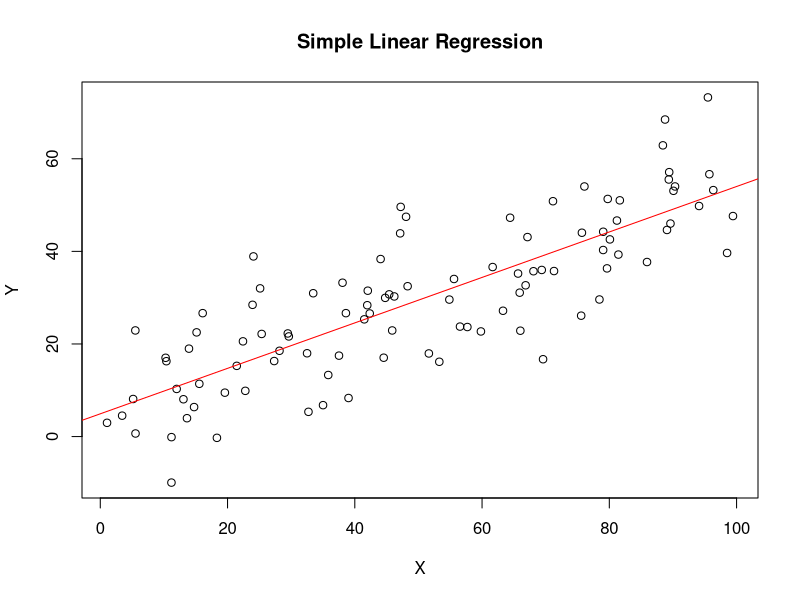
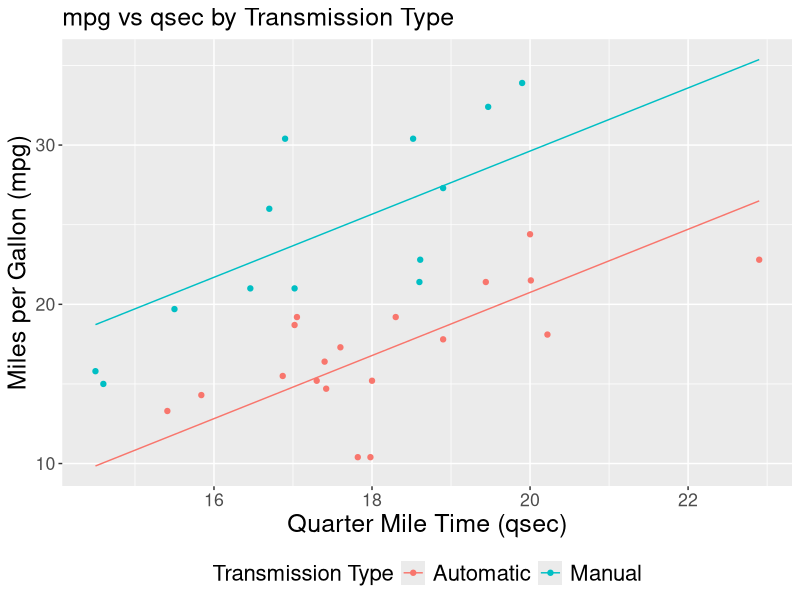
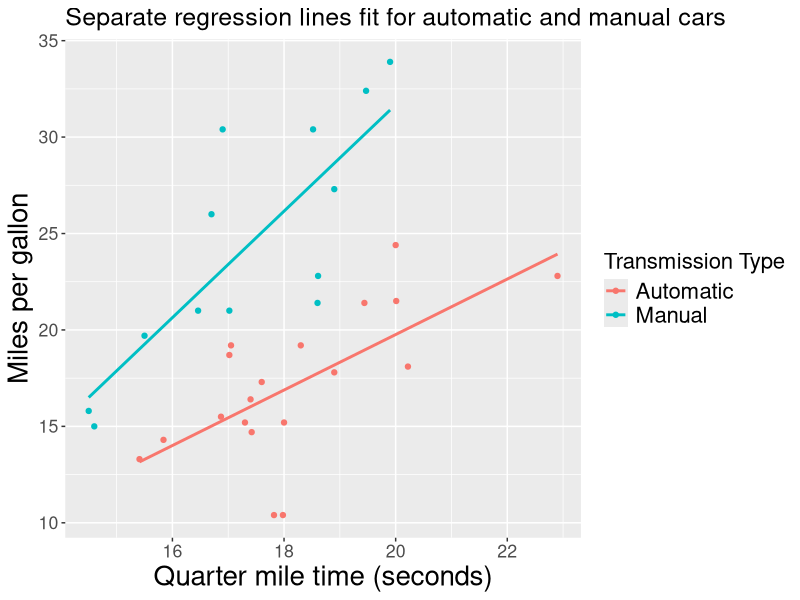
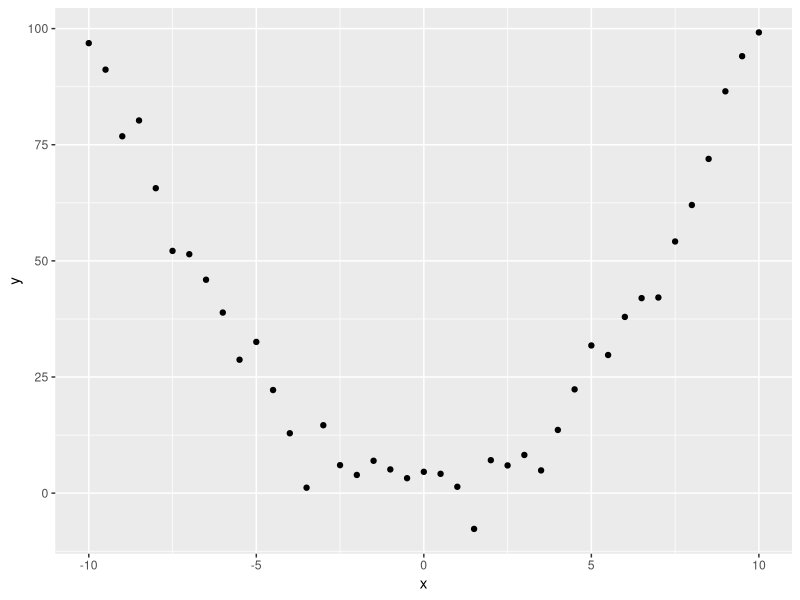
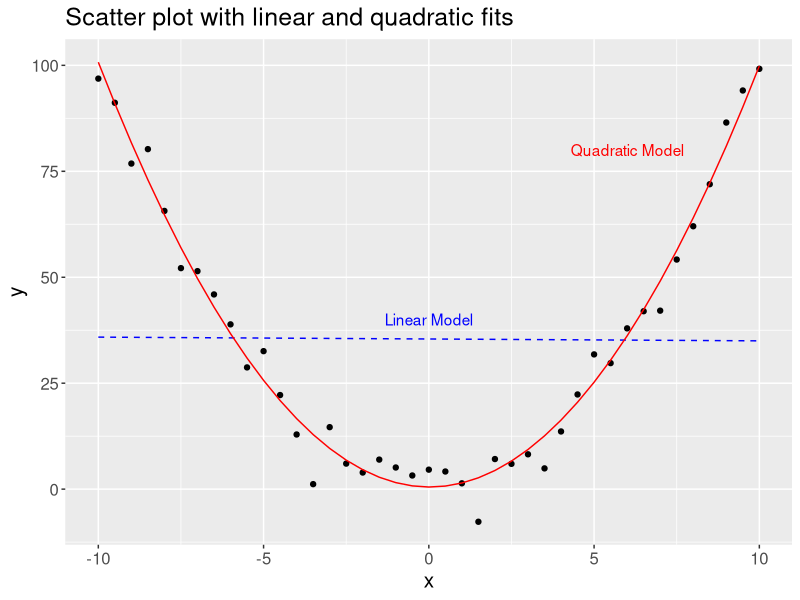
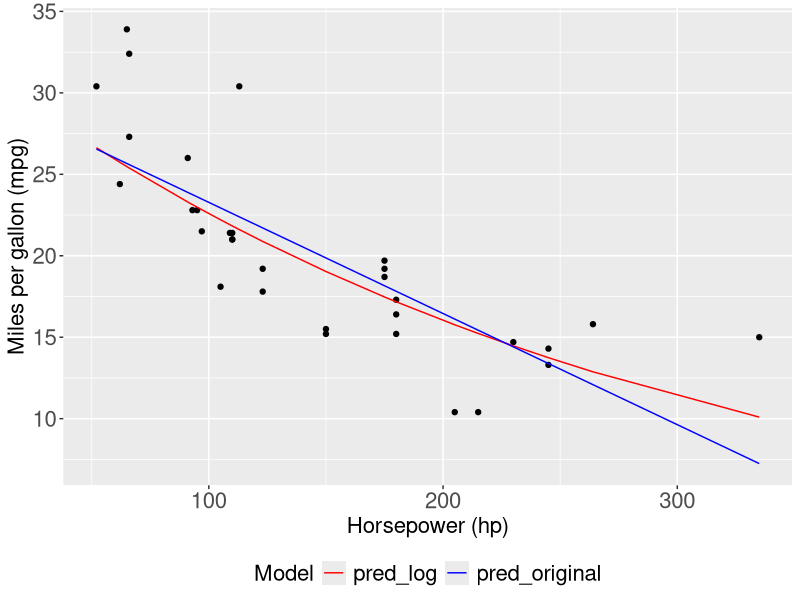

Write the R code that produced these figures, in order. (Note: this script raises an error after producing the figures.)
###### Exercise 12.1 #######
# Set seed for reproducibility
set.seed(123)
# Generate independent variable X
X = runif(100, min = 1, max = 100) # 100 random uniform numbers between 1 and 100
# Generate some noise
noise = rnorm(100, mean = 0, sd = 10) # 100 random normal numbers with mean 0 and standard deviation 10
# Generate dependent variable Y
Y = 5 + 0.5 * X + noise 
# Combine X and Y into a data frame
data = data.frame(X, Y)

# Fit a simple linear regression model
model = lm(Y ~ X, data = data)
# Print the model summary
summary(model)

# Plot the data
plot(data$X, data$Y, main = "Simple Linear Regression", xlab = "X", ylab = "Y")
# Add the fitted regression line
abline(model, col = "red")



###### Exercise 12.2 #######
# Load the data
data(mtcars)

# Build the model
model = lm(mpg ~ cyl + hp + wt, data = mtcars)

# Print the summary of the model
summary(model)


###### Exercise 12.3 #######
# Create the dataset
set.seed(123)
x1 = rnorm(100)
x2 = -3 * x1 + rnorm(100)
y = 2 + x1 + x2 + rnorm(100)

df = data.frame(y = y, x1 = x1, x2 = x2)

# Single linear regression
single_reg = lm(y ~ x1, data = df)
summary(single_reg)

# Multiple linear regression
multi_reg = lm(y ~ x1 + x2, data = df)
summary(multi_reg)

###########
# Fit the model
model <- lm(mpg ~ qsec + am, data = mtcars)

# Display the summary of the model
summary(model)

# Convert am to categorical var
mtcars$am_cat = as.factor(mtcars$am)

# Fit the model
model <- lm(mpg ~ qsec + am_cat, data = mtcars)

# Display the summary of the model
summary(model)

# Load required library
library(ggplot2)

# Create new data frame for the predictions
newdata = data.frame(qsec = seq(min(mtcars$qsec), max(mtcars$qsec), length.out = 100),
                      am_cat = c(rep(0, 100), rep(1, 100)))
newdata$am_cat = as.factor(newdata$am_cat)

# Get predictions
newdata$mpg_pred = predict(model, newdata)

# Plot the data and the regression lines
ggplot(data = mtcars, aes(x = qsec, y = mpg, color = am_cat)) +
  geom_point() +
  geom_line(data = newdata, aes(y = mpg_pred)) +
  labs(title = "mpg vs qsec by Transmission Type",
       x = "Quarter Mile Time (qsec)",
       y = "Miles per Gallon (mpg)",
       color = "Transmission Type") +
  scale_color_discrete(labels = c("Automatic", "Manual")) +
  theme(text = element_text(size = 16),  # Default text size
        title = element_text(size = 15),  # Title size
        axis.title = element_text(size = 18),  # Axis title size
        legend.title = element_text(size = 16),  # Legend title size
        legend.text = element_text(size = 16), # Legend text size
        legend.position = "bottom")  # Legend position

# Adding interaction term
model_interaction <- lm(mpg ~ qsec * am_cat, data = mtcars)

# Print model summary
summary(model_interaction)

# Create scatter plot with two intersecting lines
ggplot(mtcars, aes(x = qsec, y = mpg, color = as.factor(am_cat))) +
  geom_point() +
  geom_smooth(method = "lm", se = FALSE) + # fit separate regression lines per group
  scale_color_discrete(name = "Transmission Type",
                       labels = c("Automatic", "Manual")) +
  labs(x = "Quarter mile time (seconds)",
       y = "Miles per gallon",
       title = "Separate regression lines fit for automatic and manual cars") +
  theme(text = element_text(size = 16),  
        title = element_text(size = 15), 
        axis.title = element_text(size = 20),
        legend.title = element_text(size = 16),
        legend.text = element_text(size = 16)) 


###### Exercise 12.4 #######
# Create a quadratic dataset
set.seed(1)
x = seq(-10, 10, by = 0.5)
y = x^2 + rnorm(length(x), sd = 5)

# Put it in a dataframe
df = data.frame(x = x, y = y)

# Plot the data
ggplot(df, aes(x = x, y = y)) + geom_point()

# Fit a linear model
lm1 <- lm(y ~ x, data = df)
summary(lm1)

# Fit a quadratic model
lm2 <- lm(y ~ x + I(x^2), data = df)
summary(lm2)

# Predicted values
df$linear_pred <- predict(lm1, newdata = df)
df$quadratic_pred <- predict(lm2, newdata = df)

# Plot the data and the models
ggplot(df, aes(x = x, y = y)) +
  geom_point() +
  geom_line(aes(y = linear_pred), color = "blue", linetype = "dashed") +
  geom_line(aes(y = quadratic_pred), color = "red") +
  labs(title = "Scatter plot with linear and quadratic fits",
       x = "x",
       y = "y") +
  theme(text = element_text(size = 15)) +
  scale_color_discrete(name = "Model",
                       labels = c("Linear Model", "Quadratic Model")) +
  annotate("text", x = 0, y = 40, label = "Linear Model", color = "blue") +
  annotate("text", x = 6, y = 80, label = "Quadratic Model", color = "red")

#############
# Fit the original model
model_original = lm(mpg ~ hp, data = mtcars)

# Fit the log-transformed model
mtcars$log_mpg = log(mtcars$mpg)
model_log = lm(log_mpg ~ hp, data = mtcars)

# Predictions from the original model
mtcars$pred_original = predict(model_original, newdata = mtcars)

# Predictions from the log-transformed model (back-transformed to the original scale using exp)
mtcars$pred_log = exp(predict(model_log, newdata = mtcars))

library(tidyr)
library(dplyr)

# Reshape data to long format
df_long <- mtcars %>%
  gather(key = "Model", value = "Prediction", pred_original, pred_log)

# Create plot
ggplot(df_long, aes(x = hp, y = mpg)) +
  geom_point(data = mtcars, aes(x = hp, y = mpg)) +
  geom_line(aes(y = Prediction, color = Model)) +
  labs(
    x = "Horsepower (hp)",
    y = "Miles per gallon (mpg)",
    color = "Model"
  ) +
  scale_color_manual(values = c("pred_original" = "blue", "pred_log" = "red")) +
  theme(
    legend.position = "bottom",
    text = element_text(size = 16),
    legend.title = element_text(size = 16),
    axis.text = element_text(size = 16),  # control the font size of axis labels
    legend.text = element_text(size = 16)  # control the font size of legend text
  )



###########
# Set seed for reproducibility
set.seed(123)

# Generate synthetic data
n = 100 # number of observations
x = runif(n, -10, 10) # predictors
beta0 = 2 # intercept
beta1 = 3 # slope
epsilon = rnorm(n, 0, 2) # random error term
y = beta0 + beta1*x + epsilon # response variable

# Design matrix X
X = cbind(1, x)

# Calculate beta using closed-form solution
beta_hat = solve(t(X) %*% X) %*% t(X) %*% y
print(beta_hat)

# Fit linear regression model for comparison
model = lm(y ~ x)
print(coef(model))

############
# install the package if not already installed
if(!require(car)) install.packages('car')

# load the package
library(car)

# fit a linear model
model = lm(mpg ~ hp + wt + disp, data = mtcars)

# calculate VIF
vif_values = vif(model)
print(vif_values)

##############
# Load library
library(lmtest)

# Fit a simple linear regression model on mtcars dataset
model = lm(mpg ~ wt + hp, data = mtcars)

# Perform a Breusch-Pagan test to formally check for heteroskedasticity
bptest(model)


###### Exercise 12.5 #######
# install the package if not already installed
if(!require(glmnet)) install.packages('glmnet')
library(glmnet)

# Prepare data
data(mtcars)
X = as.matrix(mtcars[, -1]) # predictors
y = mtcars[, 1] # response

# Fit ridge regression model
set.seed(123) # for reproducibility
ridge_model = glmnet(X, y, alpha = 0)

# Use cross-validation to find the optimal lambda
cv_ridge = cv.glmnet(X, y, alpha = 0)
best_lambda = cv_ridge$lambda.min
best_lambda

# Fit a new ridge regression model using the optimal lambda
opt_ridge_model = glmnet(X, y, alpha = 0, lambda = best_lambda)

# Get coefficients
ridge_coefs = coef(opt_ridge_model)[-1]  # remove intercept
ridge_coefs

# Ordinary least squares regression
ols_model = lm(mpg ~ ., data = mtcars)

# Get coefficients
ols_coefs = coef(ols_model)[-1] # remove intercept
ols_coefs

# Plot
plot(1:length(ols_coefs), ols_coefs, type="b", col="blue", pch=19, xlab="Coefficient", ylab="Value", ylim=c(min(ols_coefs, ridge_coefs), max(ols_coefs, ridge_coefs)))
lines(1:length(ridge_coefs), ridge_coefs, type="b", col="red", pch=19)
legend("bottomright", legend=c("OLS", "Ridge"), col=c("blue", "red"), pch=19)

###### Exercise 12.5 #######
lasso_model = glmnet(X, y, alpha = 1)

# Use cross-validation to find the optimal lambda
cv_lasso = cv.glmnet(X, y, alpha = 1)
best_lambda = cv_lasso$lambda.min
best_lambda

# Fit a new lasso regression model using the optimal lambda
opt_lasso_model = glmnet(X, y, alpha = 1, lambda = best_lambda)

# Get coefficients
lasso_coefs = coef(opt_lasso_model)[-1]  # remove intercept
lasso_coefs

# Plot
plot(1:length(ols_coefs), ols_coefs, type="b", col="blue", pch=19, xlab="Coefficient", ylab="Value", ylim=c(min(ols_coefs, ridge_coefs), max(ols_coefs, ridge_coefs)))
lines(1:length(ridge_coefs), ridge_coefs, type="b", col="red", pch=19)
lines(1:length(lasso_coefs), lasso_coefs, type="b", col="green", pch=19)
legend("bottomright", legend=c("OLS", "Ridge", "Lasso"), col=c("blue", "red", "green"), pch=19)



